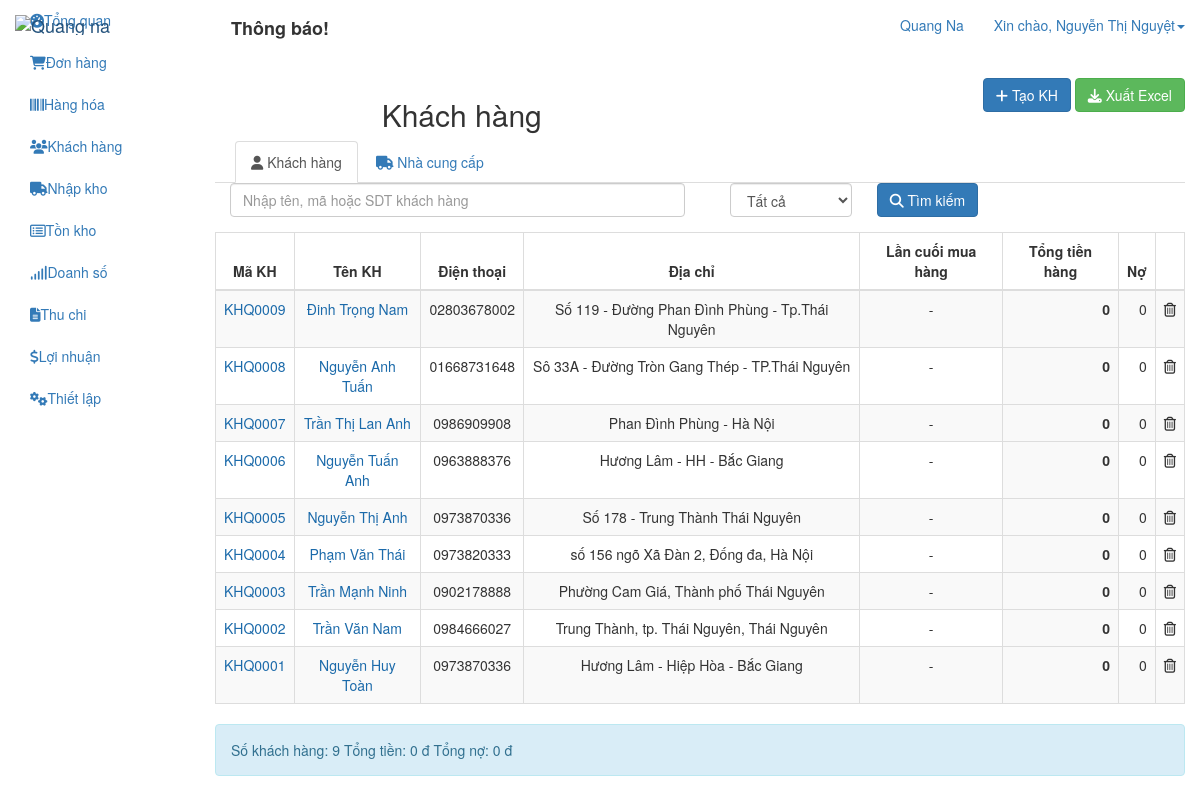
Page /backend/customer (signed in) on the committed database.
### tables this page shows
CREATE TABLE `cms_users` (
  `id` int(10) UNSIGNED NOT NULL,
  `username` varchar(100) NOT NULL,
  `password` varchar(100) NOT NULL,
  `salt` varchar(255) NOT NULL,
  `email` varchar(120) NOT NULL,
  `display_name` varchar(120) NOT NULL,
  `user_status` tinyint(4) NOT NULL,
  `group_id` int(11) NOT NULL,
  `id_stock` int(11) NOT NULL,
  `created` datetime NOT NULL,
  `updated` datetime NOT NULL,
  `logined` datetime NOT NULL,
  `ip_logged` varchar(255) NOT NULL,
  `recode` varchar(255) NOT NULL,
  `code_time_out` varchar(255) NOT NULL
);

CREATE TABLE `cms_customers` (
  `ID` int(10) UNSIGNED NOT NULL,
  `customer_name` varchar(255) NOT NULL,
  `customer_phone` varchar(20) NOT NULL,
  `customer_email` varchar(150) NOT NULL,
  `customer_addr` varchar(255) NOT NULL,
  `notes` text NOT NULL,
  `customer_birthday` datetime NOT NULL,
  `customer_gender` tinyint(1) NOT NULL,
  `created` datetime NOT NULL,
  `updated` datetime NOT NULL,
  `user_init` int(11) NOT NULL,
  `user_upd` int(11) NOT NULL
);

### application/controllers/backend/customer.php (called while the page is built, shortened)
<?php if ( !defined( 'BASEPATH' ) ) exit( 'No direct script access allowed' );
class Customer extends CI_Controller {
    private $auth;
    public function __construct() {
        $this->auth = $this->cms_authentication->check();
    }
    public function index( $page = 1 ) {
        $data[ 'seo' ][ 'title' ] = "Phần mềm quản lý";
        $config = $this->cms_common->cms_pagination_custom();
        $total_customer = $this->db->from('customers')->count_all_results();
        $config['base_url'] = 'backend/customer/index';
        $config['total_rows'] = $total_customer;
        $config['per_page'] = 10;
        $this->pagination->initialize( $config );
        $data['data']['_pagination_link'] = $this->pagination->create_links();
        $data['data']['_list_customer'] = $this->db->from('customers')->limit( $config['per_page'], ( $page - 1 ) * $config['per_page'] )->order_by('created','desc')->get()->result_array();
        $data['data']['user'] = $this->auth;
        $data['data']['_total_customer'] = $total_customer;
        $data[ 'template' ] = 'backend/customer/index';
        $this->load->view( 'backend/layout/index', isset( $data ) ? $data : null );
    }
}

### index.php (called while the page is built, shortened)
<?php
require_once BASEPATH.'core/CodeIgniter.php';

### application/libraries/cms_cookie.php (called while the page is built, shortened)
<?php  if ( ! defined('BASEPATH')) exit('No direct script access allowed');
class CMS_Cookie {
    public static function get( $name ) {
        return $_COOKIE[ $name ];
    }
    public static function decode( $cookie_val ){
        return base64_decode( substr( $cookie_val, 3 ) );
    }
}

### application/libraries/cms_authentication.php (called while the page is built, shortened)
<?php  if ( ! defined('BASEPATH')) exit('No direct script access allowed');
class CMS_authentication {
    private $CI;
    public function __construct(){
        $this->CI = & get_instance();
    }
    public function check() {
        if ( CMS_Cookie::exists( CMS_PREFIX . 'user_logged' ) ) {
            $cookie = CMS_Cookie::get( CMS_PREFIX . 'user_logged' );
            $cookie = json_decode( CMS_Cookie::decode( $cookie ), true );
            $user   = $this->CI->db->select( 'id,username,password,salt,display_name,email,group_id,id_stock' )->where( 'username', $cookie[ 'username' ] )->or_where( 'email', $cookie[ 'username' ] )->from( 'users' )->get()->row_array();
            $group = $this->CI->db->select( 'id, group_permission, group_name' )->where( 'id', $user['group_id'] )->from('users_group')->get()->row_array();
            if ( isset( $user ) && count( $user ) ) {
                if ( $user[ 'username' ] == $cookie[ 'username' ] && $user[ 'password' ] == $cookie[ 'password' ] && $user[ 'salt' ] == $cookie[ 'salt' ] ) {
                    return [ 'id' => $user[ 'id' ],
                        'username' => $user[ 'username' ],
                        'password' => $user[ 'password' ],
                        'salt' => $user[ 'salt' ],
                        'email' => $user[ 'email' ],
                        'display_name' => $user[ 'display_name' ],
                        'group_id' => $user[ 'group_id' ],
                        'group_name'  => $group['group_name'],
                        'group_permission' => json_decode( $group['group_permission'], true ),
                        'id_stock' => $user[ 'id_stock' ]
                    ];
                }
            }
        }
        return null;
    }
}

### application/libraries/cms_common.php (called while the page is built, shortened)
<?php if ( !defined( 'BASEPATH' ) ) exit( 'No direct script access allowed' );
class CMS_common {
    public function cms_pagination_custom(){
        $param[ 'base_url' ]             = '';
        $param[ 'prefix' ]               = '';
        $param[ 'suffix' ]               = '';
        $param[ 'total_rows' ]           = 0;
        $param[ 'per_page' ]             = 1;
        $param[ 'num_links' ]            = 1;
        $param[ 'cur_page' ]             = 0;
        $param[ 'use_page_numbers' ]     = true;
        $param[ 'first_link' ]           = '&laquo';
        $param[ 'next_link' ]            = '&rsaquo;';
        $param[ 'prev_link' ]            = '&lsaquo;';
        $param[ 'last_link' ]            = '&raquo';
        $param[ 'uri_segment' ]          = 4;
        $param[ 'full_tag_open' ]        = '<ul class="pagination">';
        $param[ 'full_tag_close' ]       = '</ul>';
        $param[ 'first_tag_open' ]       = '<li>';
        $param[ 'first_tag_close' ]      = '</li>';
        $param[ 'last_tag_open' ]        = '<li>';
        $param[ 'last_tag_close' ]       = '</li>';
        $param[ 'first_url' ]            = '';
        $param[ 'cur_tag_open' ]         = '<li class="active"><a href="#">';
        $param[ 'cur_tag_close' ]        = '</a></li>';
        $param[ 'next_tag_open' ]        = '<li>';
        $param[ 'next_tag_close' ]       = '</li>';
        $param[ 'prev_tag_open' ]        = '<li>';
        $param[ 'prev_tag_close' ]       = '</li>';
        $param[ 'num_tag_open' ]         = '<li>';
        $param[ 'num_tag_close' ]        = '</li>';
        $param[ 'page_query_string' ]    = false;
        $param[ 'query_string_segment' ] = 'per_page';
        $param[ 'display_pages' ]        = true;
        $param[ 'anchor_class' ]         = '';
        return $param;
    }
}

### application/views/backend/customer/index.php (the view, shortened to what this page needs)
<div class="customer-manufacture">
    <div class="panel-action">
        <div class="row">
            <div class="customer-act act">
                <div class="col-md-4 col-md-offset-2">
                    <div class="left-action text-left clearfix">
                        <h2>Khách hàng</h2>
                    </div>
                </div>
                <div class="col-md-6">
                    <div class="right-action text-right">
                        <div class="btn-groups">
                            <button type="button" class="btn btn-primary" data-toggle="modal" data-target="#create-cust"><i class="fa fa-plus"></i> Tạo KH</button>
                            <button type="button" class="btn btn-success" name="" onclick=""><i class="fa fa-download"></i> Xuất Excel</button>
                        </div>
                    </div>
                </div>
            </div>
        </div>
    </div>
    <div class="">
        <ul class="nav nav-tabs tab-setting" role="tablist" style="padding-left: 20px;">
            <li role="presentation" class="active" onclick="tab_click_act( 'customer' );"><a href="#customer" aria-controls="customer" role="tab" data-toggle="tab"><i class="fa fa-user"></i> Khách hàng</a></li>
            <li role="presentation" onclick="tab_click_act( 'manufacture' );"><a href="#manufacture" aria-controls="manufacture" role="tab" data-toggle="tab"><i class="fa fa-truck"></i> Nhà cung cấp</a></li>
        </ul>
        <div class="tab-content">
            <div role="tabpanel" class="tab-pane active" id="customer">
                <div class="customer-sear panel-sear">
                    <form action="" class="">
                        <div class="form-group col-md-6 padd-0">
                            <input type="text" class="form-control txt-scustomer" placeholder="Nhập tên, mã hoặc SDT khách hàng">
                        </div>
                        <div class="form-group col-md-6 ">
                            <div class="col-md-4 padd-0" style="margin-right: 10px;">
                                <select name="" class="form-control">
                                    <option value="0">Tất cả</option>
                                </select>
                            </div>
                            <button type="button" class="btn btn-primary btn-large btn-sCustomer" name=""><i class="fa fa-search"></i> Tìm kiếm</button>
                        </div>
                    </form>
                </div>
                <div class="customer-body">
                    <table class="table table-bordered table-striped">
                        <thead>
                        <tr>
                            <th class="text-center">Mã KH</th>
                            <th class="text-center">Tên KH</th>
                            <th class="text-center">Điện thoại</th>
                            <th class="text-center">Địa chỉ</th>
                            <th class="text-center">Lần cuối mua hàng</th>
                            <th class="text-center" style="background-color: #fff;">Tổng tiền hàng</th>
                            <th class="text-center">Nợ</th>
                            <th></th>
                        </tr>
                        </thead>
                        <tbody class="ajax-loadlist-customer">
                        <?php if ( isset( $_list_customer ) && count( $_list_customer ) ) :
                            foreach ( $_list_customer as $key => $item ) :
                                ?>
                                <tr id="tr-item-<?php echo $item['ID']; ?>">
                                    <td class="text-center tr-detail-item" style="cursor: pointer; color: #1b6aaa;"><?php echo 'KHQ000'.$item[ 'ID' ]; ?></td>
                                    <td class="text-center tr-detail-item" style="cursor: pointer; color: #1b6aaa;"><?php echo $item[ 'customer_name' ]; ?></td>
                                    <td class="text-center"><?php echo ( !empty( $item[ 'customer_phone' ] ) ) ? $item[ 'customer_phone' ] :
                                            '-'; ?></td>
                                    <td class="text-center"><?php echo ( !empty( $item[ 'customer_addr' ] ) ) ? $item[ 'customer_addr' ] :
                                            '-'; ?></td>
                                    <td class="text-center">-</td>
                                    <td class="text-right" style="font-weight: bold; background-color: #f9f9f9;">0</td>
                                    <td class="text-right">0</td>
                                    <td class="text-center"><i class="fa fa-trash-o" style="cursor:pointer;" onclick="cms_delCustomer(<?php echo $item[ 'ID' ]; ?>);"></i></td>
                                </tr>
                                <?php
                            endforeach;
                        else: ?>
                            <tr>
                                <td colspan="8" class="text-center">Không có dữ liệu</td>
                            </tr>
                        <?php endif; ?>
                        </tbody>
                    </table>
                    <div class="alert alert-info summany-info clearfix" role="alert">
                        <div class="sm-info pull-left padd-0">Số khách hàng: <span><?php echo (isset($_total_customer) && !empty($_total_customer) ) ? $_total_customer : '0'; ?></span> Tổng tiền: <span>0 đ</span> Tổng nợ: <span>0 đ</span></div>
                    </div>
                </div>
            </div>
        </div>
    </div>
</div>

### application/views/backend/common/header.php (shortened to what this page needs)
<nav id="navbar-container" class="navbar navbar- navbar-fixed-top">
    <div class="container-fluid">
        <div class="navbar-header">
            <a class="navbar-brand" href="#"><img src="public/templates/backend/images/logoqn.png" alt="Quang na" class="img-responsive"></a>
        </div>
        <div class="collapse navbar-collapse" id="bs-example-navbar-collapse-1">
            <ul class="nav navbar-nav navbar-right">
                <li><a href="#">Quang Na</a></li>
                <li class="dropdown user-profile">
                    <a href="#" class="dropdown-toggle" data-toggle="dropdown" role="button" aria-haspopup="true" aria-expanded="false"><span class="hello">Xin chào, </span><?php echo ( isset( $user ) ) ?
                            $user[ 'display_name' ] : $user[ 'username' ]; ?><span class="caret"></span></a>
                </li>
            </ul>
        </div>
    </div>
</nav>

### rows in the picture
cms_users: display_name "Nguyễn Thị Nguyệt"
cms_customers: ID "9", customer_name "Đinh Trọng Nam", customer_phone "02803678002", customer_addr "Số 119 - Đường Phan Đình Phùng - Tp.Thái Nguyên"
cms_customers: ID "8", customer_name "Nguyễn Anh Tuấn", customer_phone "01668731648", customer_addr "Sô 33A - Đường Tròn Gang Thép - TP.Thái Nguyên"
cms_customers: ID "7", customer_name "Trần Thị Lan Anh", customer_phone "0986909908", customer_addr "Phan Đình Phùng - Hà Nội"
cms_customers: ID "6", customer_name "Nguyễn Tuấn Anh", customer_phone "0963888376", customer_addr "Hương Lâm - HH - Bắc Giang"
cms_customers: ID "5", customer_name "Nguyễn Thị Anh", customer_phone "0973870336", customer_addr "Số 178 - Trung Thành Thái Nguyên"
cms_customers: ID "4", customer_name "Phạm Văn Thái", customer_phone "0973820333", customer_addr "số 156 ngõ Xã Đàn 2, Đống đa, Hà Nội"
cms_customers: ID "3", customer_name "Trần Mạnh Ninh", customer_phone "0902178888", customer_addr "Phường Cam Giá, Thành phố Thái Nguyên"
cms_customers: ID "2", customer_name "Trần Văn Nam", customer_phone "0984666027", customer_addr "Trung Thành, tp. Thái Nguyên, Thái Nguyên"
cms_customers: ID "1", customer_name "Nguyễn Huy Toàn", customer_phone "0973870336", customer_addr "Hương Lâm - Hiệp Hòa - Bắc Giang"

### other values in the picture
$_total_customer "9"
